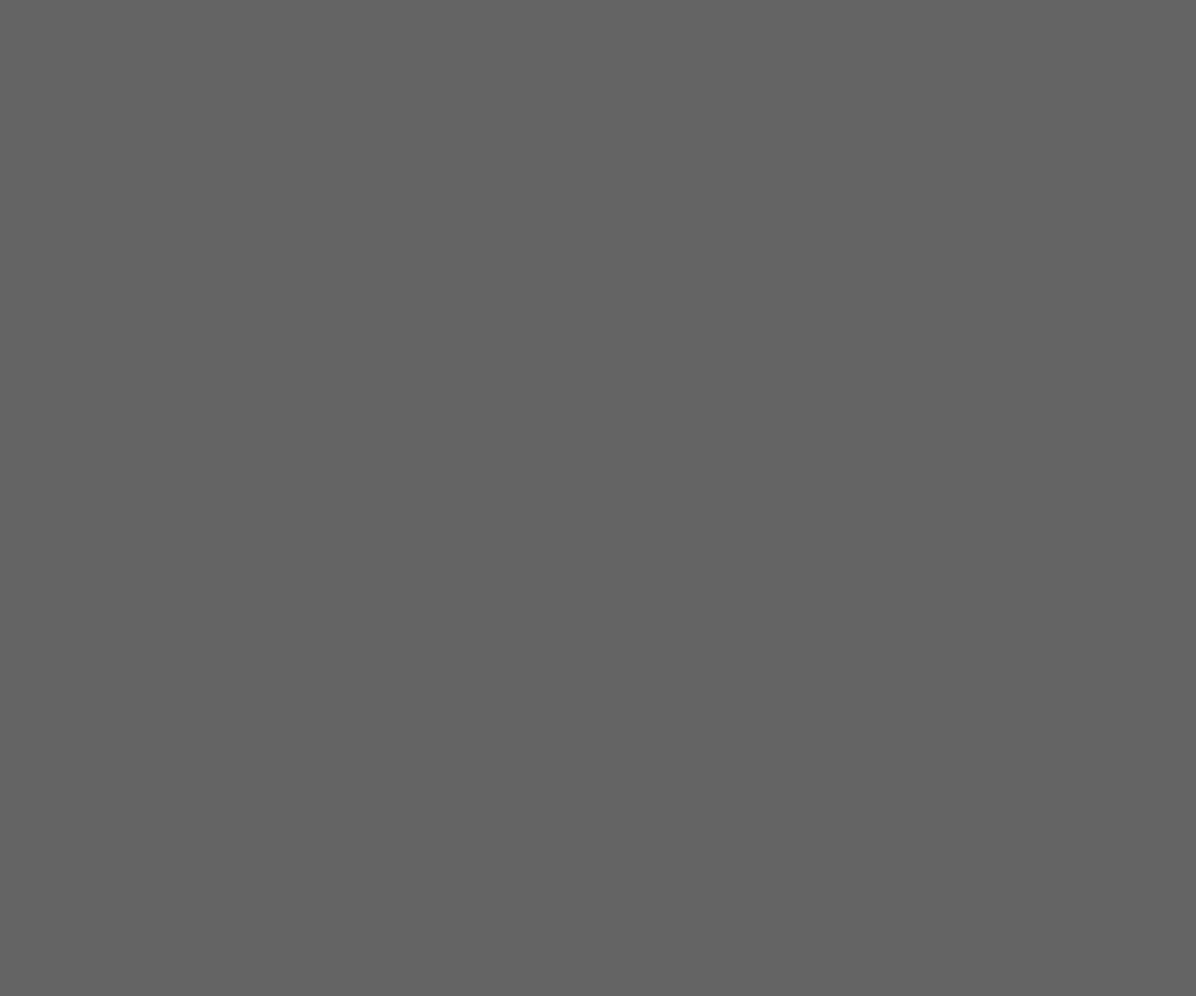
Frame 1 (no input)
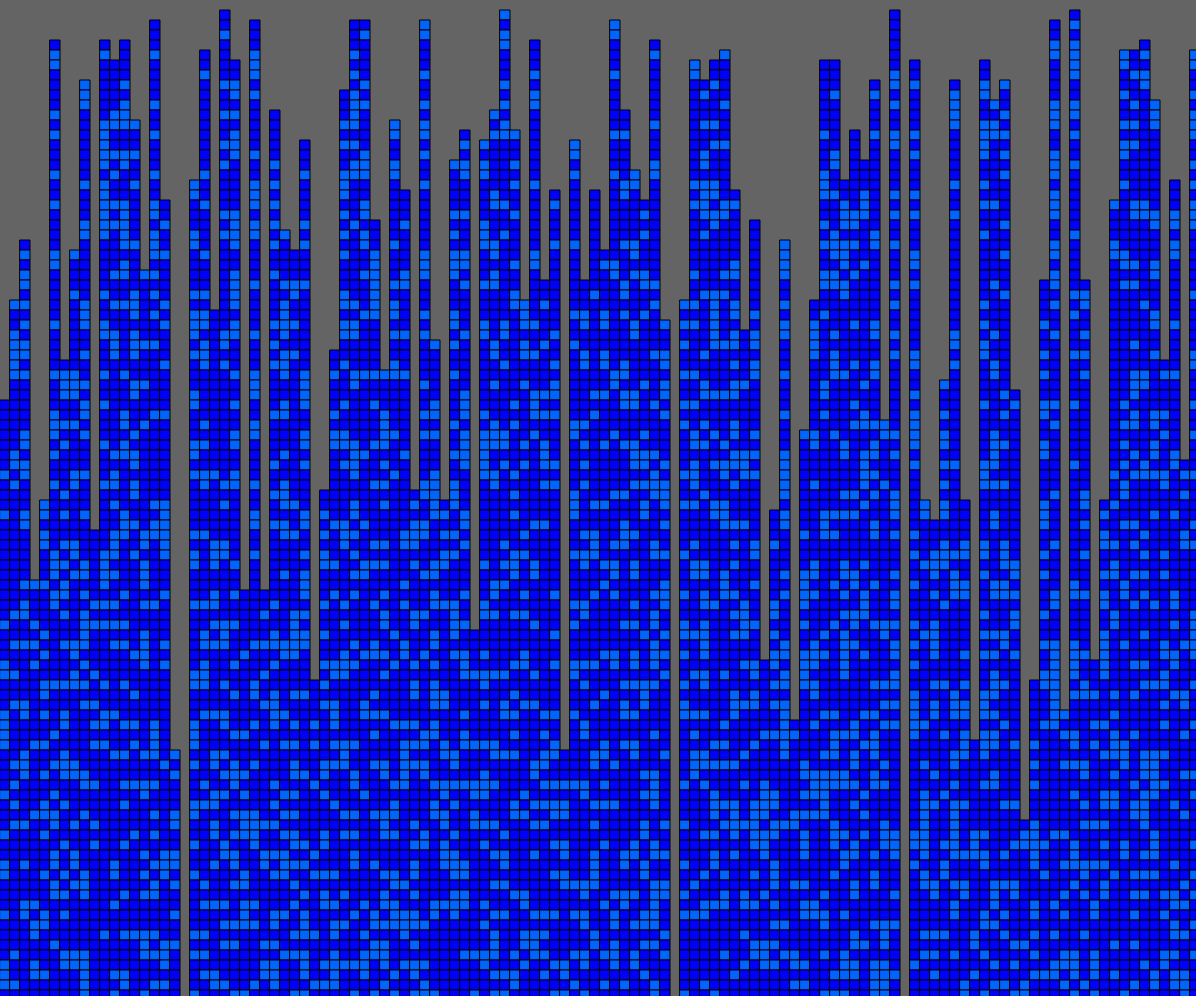
Frame 60 (no input)
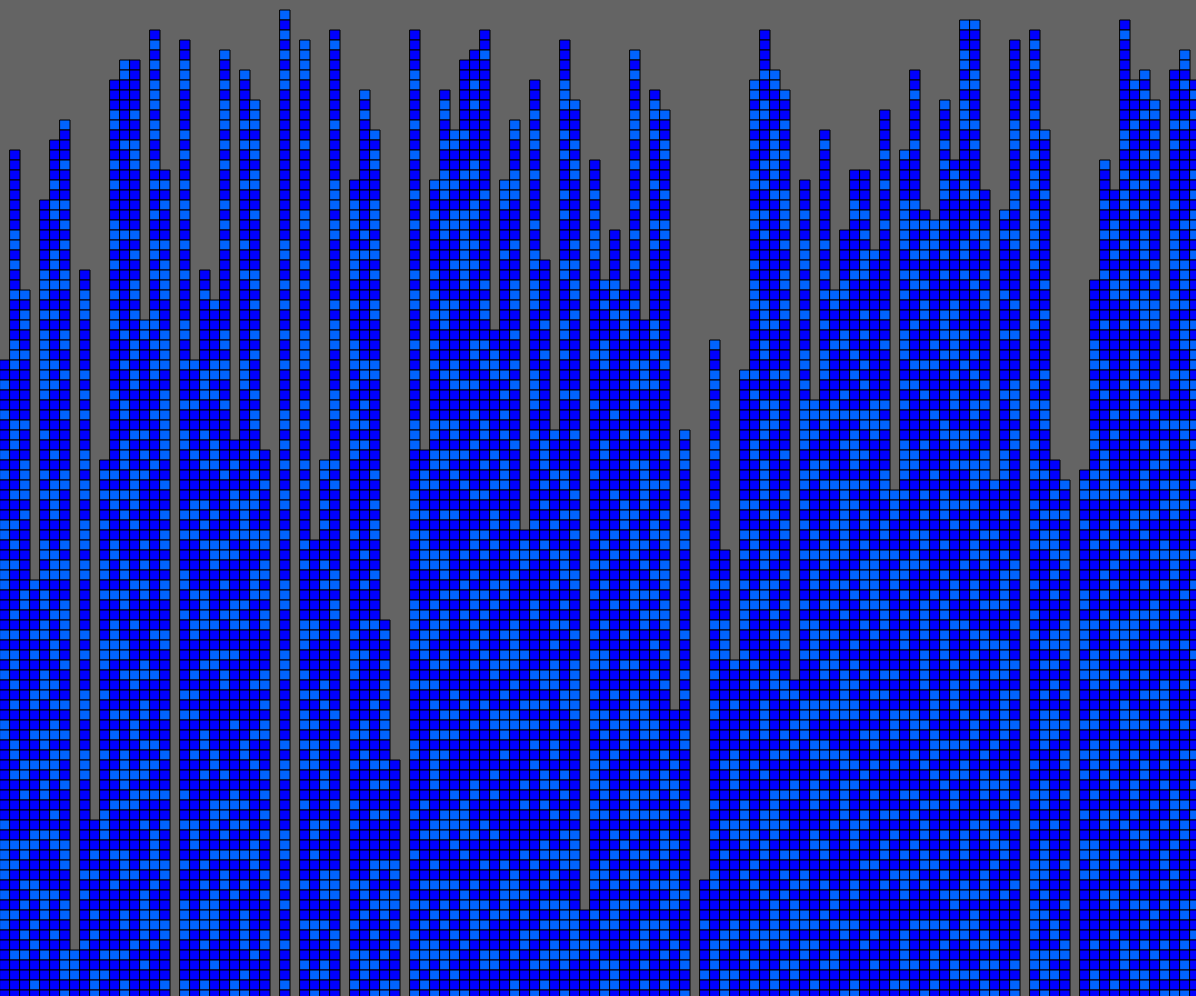
Frame 120 (the mouse pressed at the canvas centre since frame 60)

The p5.js sketch that drew these frames (run headless with seeded random() and noise() and a simulated clock; from frame 60 on, the mouse is pressed at the canvas centre):

// p5.js sketch
// ── sketch.js
/*
City_Lines
*/ 

//object that stores the colo(u)rs used
var colours = {
    background: [100,10,255],
    fill1: [0,100,255],
    fill2: [0,0,255]
}

var row;

function setup(){
	//create the canvas
	createCanvas(window.innerWidth-4,window.innerHeight-4);
	//background
	background(colours.background[0]);
}

function draw(){
    //if statement to refresh the page every second
    if (frameCount/60 == parseInt(frameCount/60)){
		//declare the row list
		row = [];
		//create a canvas in the size of the window
		createCanvas(window.innerWidth-4,window.innerHeight-4);
		
		//clear the image
        background(colours.background[0]);
		
        //make the slate
        for(i=0;i<window.innerWidth;i+=10){
            row.push(0);
        }
		
        for(y=0;y<window.innerHeight;y+=10){
            //populate the slate
            for(x=0;x<row.length*10;x+=10){
                //console.log(x/10)
                if (parseInt(random(0,3)) == 1){
                    fill(0,100,255);
                }
                else{
                    fill(0,0,255);
                }
				//the of putting a block is 1 to 31 or 30
                if (row[x/10]==0 && parseInt(random(0,30))==1){
                    row[x/10]+=1;
                }
                else if (row[x/10]==1){
                    rect(x,y,10,10);
                }
            }
        }

    }
    
}

/*
GreyTeddy
*/
